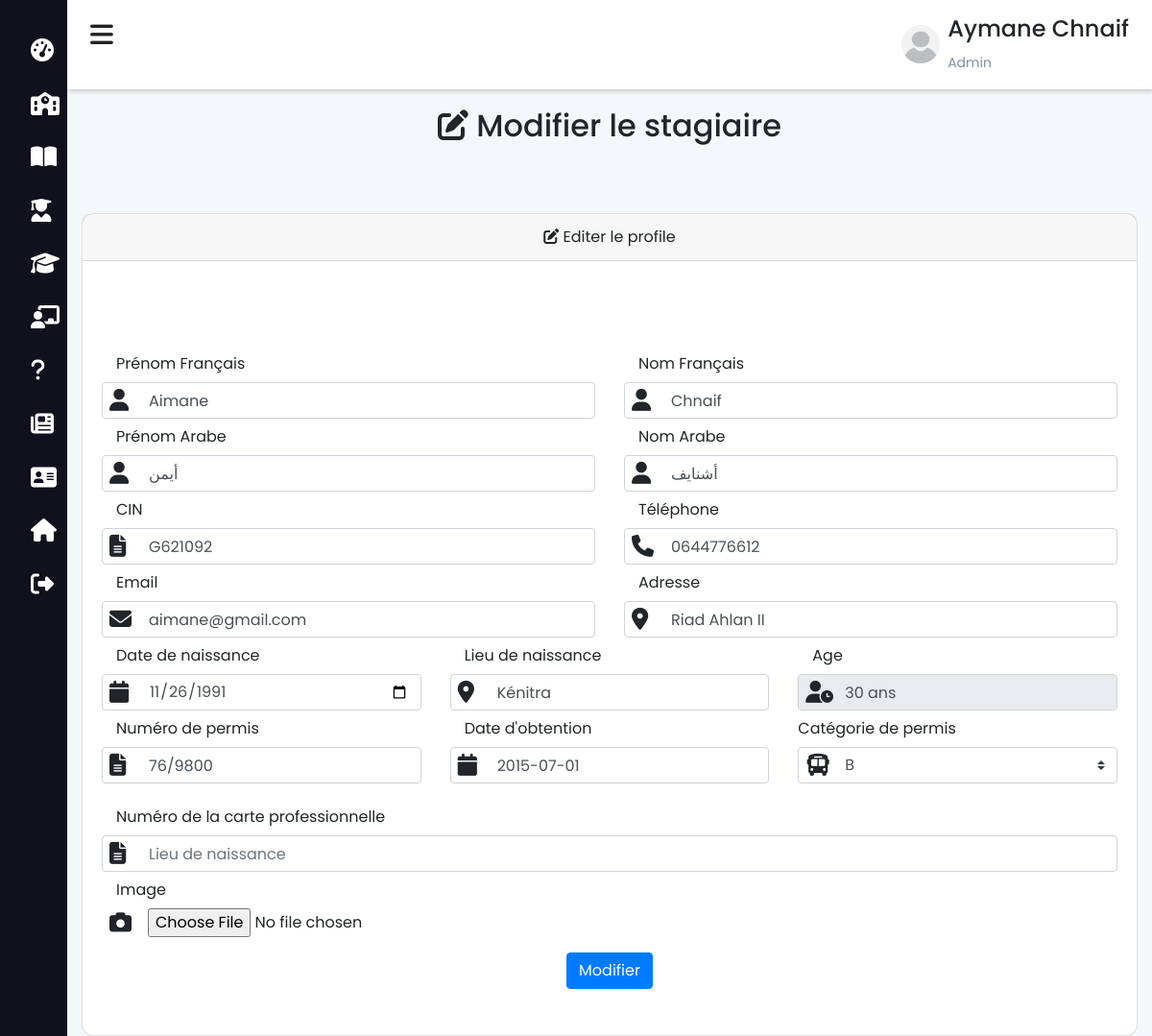
The page /admin/modifier-stagiaire?id=138 (signed in) on the database its author committed.
### tables this page shows
CREATE TABLE `etudiant` (
  `etud_id` int(11) NOT NULL,
  `etud_nom` varchar(200) NOT NULL,
  `etud_nom_arab` varchar(200) NOT NULL,
  `etud_prenom` varchar(200) NOT NULL,
  `etud_prenom_arabe` varchar(200) NOT NULL,
  `etud_email` varchar(200) NOT NULL,
  `etud_telephone` varchar(200) NOT NULL,
  `etud_motdepasse` varchar(200) NOT NULL,
  `etud_cin` varchar(200) NOT NULL,
  `etud_formation` int(11) NOT NULL,
  `etud_naissance` date NOT NULL,
  `etud_lieu_naissance` varchar(50) NOT NULL,
  `etud_adress` varchar(200) NOT NULL,
  `etud_permis` varchar(200) NOT NULL,
  `etud_cat_permis` varchar(200) NOT NULL,
  `etude_carte_pro` varchar(200) NOT NULL,
  `etud_permis_obt` date NOT NULL DEFAULT current_timestamp(),
  `etud_scan_cin` varchar(200) NOT NULL,
  `etud_scan_permis` varchar(200) NOT NULL,
  `etud_scan_visite` varchar(200) NOT NULL,
  `etud_promos` int(11) DEFAULT NULL,
  `etud_image` varchar(500) NOT NULL,
  `etud_inscription` date NOT NULL DEFAULT current_timestamp()
);

### functions/db.php (called while the page is built, shortened)
<?php
    class DBController{
        protected $host = "localhost";
        protected $user = "root";
        protected $password = "";
        protected $db = "ecole";
        public function __construct(){
            $this->conn = mysqli_connect($this->host, $this->user, $this->password, $this->db);
        }
    }
?>

### session.php (called while the page is built, shortened)
<?php
    require("functions/db.php");
    require("functions/etudiant.php");
    $db = new DBController();
    $data = new Etudiant($db);
?>

### functions/etudiant.php (called while the page is built, shortened)
<?php
    class Etudiant{
        public $db = null;
        public function __construct(DBController $db){
            $this->db = $db;
        }
        public function getEtudiantFormation(){
            $result = $this->db->conn->query("SELECT * FROM `formation` INNER JOIN `etudiant` ON for_id=etud_formation ORDER BY etud_prenom ASC");
            $resultArray = array();
            while ($item = mysqli_fetch_array($result, MYSQLI_ASSOC)){
                $resultArray[] = $item;
            }
            return $resultArray;
        }
    }
?>

### admin/modifier-stagiaire.php (the view, shortened to what this page needs)
<?php include_once "../session.php"; ?>
<?php
$id = $_GET['id'];
$etudiants = $data->getEtudiantFormation();
foreach ($etudiants as $etudiant) {
    if ($etudiant['etud_id'] == $id) {
        $cin = $etudiant['etud_cin'];
        $prenom = $etudiant['etud_prenom'];
        $prenom_arab = $etudiant['etud_prenom_arabe'];
        $nom = $etudiant['etud_nom'];
        $nom_arab = $etudiant['etud_nom_arab'];
        $email = $etudiant['etud_email'];
        $naissance = $etudiant['etud_naissance'];
        $lieu = $etudiant['etud_lieu_naissance'];
        $adress = $etudiant['etud_adress'];
        $permis = $etudiant['etud_permis'];
        $categorie = $etudiant['etud_cat_permis'];
        $pro = $etudiant['etude_carte_pro'];
        $obtenue = $etudiant['etud_permis_obt'];
        $phone = $etudiant['etud_telephone'];
        $date = date("Y-m-d");
        $age = date_diff(date_create($naissance), date_create($date));
    }
}
?>
<!DOCTYPE html>
<html lang="fr">
<head>
    <?php
        include_once "../includes/header.php";
    ?>
</head>
<body>
    <?php include_once "navbar-admin.php"; ?>
    <div class="main-content">
        <header>
            <?php include 'admin.php' ?>
        </header>
        <div class="container mt-5 pt-5">
            <div class="text-center py-3">
                <h2><i class="fas fa-edit"></i> Modifier le stagiaire</h2>
            </div>
            <div class="row justify-content-center">
                <div class="col-md-12 mt-5">
                    <div class="card card-position">
                        <div class="card-header text-center link-font"><i class="fas fa-edit"></i> Editer le profile</div>
                        <div class="card-body py-5">
                            <div class="text-center mb-3">
                            </div>
                            <form action="" method="POST" enctype="multipart/form-data">
                                <div class="row mb-3">
                                    <div class="col-md-6">
                                        <label for="prenom" class="col-md-12 col-form-label text-md-end">Prénom Français</label>
                                        <div class="d-flex">
                                            <i class="fas fa-user position-awesome"></i>
                                            <input id="prenom" type="text" class="form-control pl-5" name="prenom" autocomplete="prenom" value="<?php echo $prenom ?>" placeholder="Votre prénom" required>
                                        </div>
                                    </div>
                                    <div class="col-md-6">
                                        <label for="nom" class="col-md-12 col-form-label text-md-end">Nom Français</label>
                                        <div class="d-flex">
                                            <i class="fas fa-user position-awesome"></i>
                                            <input id="nom" type="text" class="form-control pl-5" name="nom" autocomplete="nom" value="<?php echo $nom ?>" placeholder="Votre nom" required>
                                        </div>
                                    </div>
                                    <div class="col-md-6">
                                        <label for="prenom" class="col-md-12 col-form-label text-md-end">Prénom Arabe</label>
                                        <div class="d-flex">
                                            <i class="fas fa-user position-awesome"></i>
                                            <input id="prenom" type="text" class="form-control pl-5" name="prenom_arab" autocomplete="prenom" value="<?php echo $prenom_arab ?>" placeholder="Votre prénom" required>
                                        </div>
                                    </div>
                                    <div class="col-md-6">
                                        <label for="nom" class="col-md-12 col-form-label text-md-end">Nom Arabe</label>
                                        <div class="d-flex">
                                            <i class="fas fa-user position-awesome"></i>
                                            <input id="nom" type="text" class="form-control pl-5" name="nom_arab" autocomplete="nom" value="<?php echo $nom_arab ?>" placeholder="Votre nom" required>
                                        </div>
                                    </div>
                                    <div class="col-md-6">
                                        <label for="cin" class="col-md-12 col-form-label text-md-end">CIN</label>
                                        <div class="d-flex">
                                            <i class="fas fa-file-alt position-awesome"></i>
                                            <input id="cin" type="text" class="form-control pl-5" name="cin" autocomplete="cin" value="<?php echo $cin ?>" placeholder="Votre carte d'identité nationale">
                                        </div>
                                    </div>
                                    <div class="col-md-6">
                                        <label for="phone" class="col-md-12 col-form-label text-md-end">Téléphone</label>
                                        <div class="d-flex">
                                            <i class="fas fa-phone position-awesome"></i>
                                            <input id="phone" type="text" class="form-control pl-5" name="phone" autocomplete="phone" value="<?php echo $phone ?>" placeholder="Votre numéro de téléphone" required>
                                        </div>
                                    </div>
                                    <div class="col-md-6">
                                        <label for="email" class="col-md-12 col-form-label text-md-end">Email</label>
                                        <div class="d-flex">
                                            <i class="fas fa-envelope position-awesome"></i>
                                            <input id="email" type="email" class="form-control pl-5" name="email" autocomplete="phone" value="<?php echo $email ?>" placeholder="Votre numéro de téléphone" required>
                                        </div>
                                    </div>
                                    <div class="col-md-6">
                                        <label for="adress" class="col-md-12 col-form-label text-md-end">Adresse</label>
                                        <div class="d-flex">
                                            <i class="fas fa-map-marker-alt position-awesome"></i>
                                            <input id="adress" type="text" class="form-control pl-5" name="adress" autocomplete="adress" value="<?php echo $adress ?>" placeholder="Votre numéro de téléphone" required>
                                        </div>
                                    </div>
                                    <div class="col-md-4">
                                        <label for="naissance" class="col-md-12 col-form-label text-md-end">Date de naissance</label>
                                        <div class="d-flex">
                                            <i class="fas fa-calendar position-awesome"></i>
                                            <input id="naissance" type="date" class="form-control pl-5" name="naissance" value="<?php echo $naissance ?>" autocomplete="naissance" required>
                                        </div>
                                    </div>
                                    <div class="col-md-4">
                                        <label for="lieu" class="col-md-12 col-form-label text-md-end">Lieu de naissance</label>
                                        <div class="d-flex">
                                            <i class="fas fa-map-marker-alt position-awesome"></i>
                                            <input id="lieu" type="text" class="form-control pl-5" name="lieu" autocomplete="lieu" value="<?php echo $lieu; ?>" placeholder="Lieu de naissance">
                                        </div>
                                    </div>
                                    <div class="col-md-4">
                                        <label for="age" class="col-md-12 col-form-label text-md-end">Age</label>
                                        <div class="d-flex">
                                            <i class="fas fa-user-clock position-awesome"></i>
                                            <input id="age" type="text" class="form-control pl-5" name="age" autocomplete="age" value="<?php echo $age->format('%y'); ?> ans" placeholder="Age" disabled>
                                        </div>
                                    </div>
                                    <div class="col-md-4">
                                        <label for="permis" class="col-md-12 col-form-label text-md-end">Numéro de permis</label>
                                        <div class="d-flex">
                                            <i class="fas fa-file-alt position-awesome"></i>
                                            <input id="permis" type="text" class="form-control pl-5" name="permis" autocomplete="permis" value="<?php echo $permis; ?>" placeholder="Numéro de permis">
                                        </div>
                                    </div>
                                    <div class="col-md-4">
                                        <label for="obtenue" class="col-md-12 col-form-label text-md-end">Date d'obtention</label>
                                        <div class="d-flex">
                                            <i class="fas fa-calendar position-awesome"></i>
                                            <input id="obtenue" type="text" class="form-control pl-5" name="obtenue" autocomplete="obtenue" value="<?php echo $obtenue; ?>" placeholder="Lieu de naissance">
                                        </div>
                                    </div>
                                    <div class="col-md-4">
                                        <div class="row mb-3">
                                            <label for="adresse" class="col-md-12 col-form-label text-md-end">Catégorie de permis</label>
                                            <div class="col-md-12">
                                                <div class="d-flex">
                                                    <i class="fas fa-bus position-awesome"></i>
                                                    <select class="custom-select px-5" name="categorie" id="categorie">
                                                        <option selected value="<?php echo $categorie ?>"><?php echo $categorie ?></option>
                                                    </select>
                                                </div>
                                            </div>
                                        </div>
                                    </div>
                                    <div class="col-md-12">
                                        <label for="pro" class="col-md-12 col-form-label text-md-end">Numéro de la carte professionnelle</label>
                                        <div class="d-flex">
                                            <i class="fas fa-file-alt position-awesome"></i>
                                            <input id="pro" type="text" class="form-control pl-5" name="pro" autocomplete="pro" value="<?php echo $pro; ?>" placeholder="Lieu de naissance">
                                        </div>
                                    </div>
                                    <div class="col-md-12">
                                        <label for="image" class="col-md-4 col-form-label text-md-end">Image</label>
                                        <div class="d-flex">
                                            <i class="fas fa-camera position-awesome-image"></i>
                                            <input id="image" type="file" class="form-control-file pl-5" name="image">
                                        </div>
                                    </div>
                                </div>
                                <div class="row mb-0">
                                    <div class="col-md-12 text-center">
                                        <button type="submit" class="btn btn-primary" name="submit">Modifier</button>
                                    </div>
                                </div>
                            </form>
                        </div>
                    </div>
                </div>
            </div>
        </div>
    </div>
</body>
</html>

### includes/style.php (style rules this page uses)
body { background-color: #F3F8FA; }
.position-awesome { position: absolute; font-size: 23px; margin-top: 7px; margin-left: 8px; z-index: 2; }
html { scroll-behavior: smooth; }
.position-awesome-image { position: absolute; font-size: 23px; margin-top: 3px; margin-left: 8px; }
* { -webkit-box-sizing: border-box; -moz-box-sizing: border-box; box-sizing: border-box; position: relative; }
:root { --main-color: #11101d; --color-dark: #1D2231; --text-grey: #8390A2; }
* { font-family: 'Poppins', sans-serif; }
.main-content { transition: margin-left 300ms; margin-left: 255px; }
header { background: #fff; display: flex; justify-content: space-between; padding: 1rem 1.5rem; box-shadow: 2px 2px 5px rgba(0, 0, 0, 0.2); position: fixed; left: 254px; top: 0; z-index: 100; width: calc(100% - 254px); transition: left 300ms; }
.card { background: #fff; border-radius: 12px; }
@media only screen and (max-width: 1200px) { .main-content { margin-left: 70px; } }
@media only screen and (max-width: 1200px) { .main-content header { width: calc(100% - 70px); left: 70px; } }

### admin/navbar-admin.php (style rules this page uses)
* { padding: 0; margin: 0; box-sizing: border-box; list-style: none; text-decoration: none; }

### rows shown on the page
etudiant: prenom "Aimane", nom "Chnaif", prenom_arab "أيمن", nom_arab "أشنايف", cin "G621092", phone "0644776612", email "aimane@gmail.com", adress "Riad Ahlan II", naissance "11/26/1991", lieu "Kénitra", age "30 ans", permis "76/9800", obtenue "2015-07-01", categorie "B"

### other values the page prints
$_SESSION['prenom'] "Aymane"
$_SESSION['nom'] "Chnaif"
